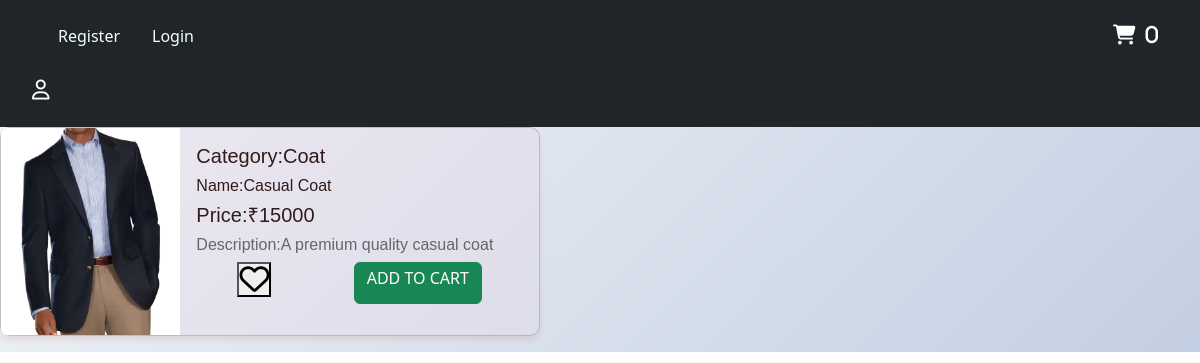
Page /details/3/ on the committed database.
### products/models.py (models this page shows, shortened)
class Product(models.Model):
    category=models.ForeignKey(Category,on_delete=models.CASCADE)
    product_name=models.CharField(max_length=100)
    prod_img=models.ImageField(upload_to='userimg/',blank=True,null=True)
    price=models.IntegerField()
    description=models.CharField(max_length=100)
    created_at=models.DateTimeField(auto_now_add=True)
    updated_at=models.DateTimeField(auto_now_add=True)
    likes=models.ManyToManyField(User,related_name='liked',blank=True,null=True)
    carts=models.ManyToManyField(User,related_name='carted',blank=True,null=True)

class Category(models.Model):
    category_name=models.CharField(max_length=100)
    description=models.CharField(max_length=100)
    created_at=models.DateTimeField(auto_now_add=True)
    updated_at=models.DateTimeField(auto_now_add=True)
    def __str__(self):
        return self.category_name

### accounts/views.py (the view)
# urls.py: path('details/<int:pk>/',views.details,name="details"),
def details(request,pk):
    products = Product.objects.get(pk=pk)
    productss = Product.objects.get(pk=pk)
    is_liked = False
    if products.likes.filter(id=request.user.id).exists():
        is_liked = True
    prod_like = is_liked
    is_carted = False
    if productss.carts.filter(id=request.user.id).exists():
        is_carted = True
    prod_cart = is_carted
    return render(request,"details.html",{'products':products,'prod_like':prod_like,"productss":productss,"prod_cart":prod_cart})

### accounts/context_processors.py (called while the page is built, shortened)
def get_cart_count(request):
    count = 0
    return {'count': count}

### templates/details.html (shortened to what this page needs)
{% include "base.html" %}
{% block content %}
<div class="card mb-3" style="max-width: 540px">
  <div class="row g-0">
    <div class="col-md-4">
      <img
        src="{{products.prod_img.url}}"
        class="img-fluid rounded-start"
        alt="..."
      />
    </div>
    <div class="col-md-8">
      <div class="card-body  shi">
        <h5 class="card-title">Category:{{products.category}}</h5>
        <h6 class="card-title">Name:{{products.product_name}}</h6>
        <h5 class="card-title">Price:₹{{products.price}}</h5>
        <h6 class="card-text">Description:{{products.description}}<h6>
        <div class="flex-container">
          {% if prod_like %}
          <form action="{% url 'productliked' pk=products.id %}" method="POST">
            {% csrf_token %}
            <button type="submit">
              <input type="hidden" name="product_id" value="{{products.id}}">
              <i class="fa-solid fa-heart" style="color: red;"></i>
            </button>
           </form>
          {% else %}
          <form action="{% url 'productliked' pk=products.id %}" method="POST">
            <button type="submit">
              <i class="fa-regular fa-heart"></i>
            </button>
           </form>
          {% endif %}
          {% if prod_cart %}
          <form action="{% url 'productcart' pk=products.id %}" method="POST" class="ff">
            {% csrf_token %}
            <button type="submit" class="btn btn-success">
              <input type="hidden" name="prod_id" value="{{products.id}}">
              <h6>REMOVE</h6>
            </button>
           </form>
          {% else %}
          <form action="{% url 'productcart' pk=products.id %}" method="POST" class="ff">
            <button type="submit" class="btn btn-success">
              <h6>ADD TO CART</h6>
            </button>
           </form>
          {% endif %}
        </div>
      </div>
    </div>
  </div>
</div>
{% endblock %}

### templates/base.html (style rules this page uses)
* { margin: 0; padding: 0; box-sizing: border-box; }
body { background: linear-gradient(135deg, #f5f7fa, #c3cfe2); background-repeat: no-repeat; background-size: cover; }
.card { background-color: rgba(232, 216, 232, 0.377); border-radius: 10px; box-shadow: 0 4px 6px rgba(161, 43, 4, 0.1); }
.card-title { font-family: Arial, Helvetica, sans-serif; color: rgb(49, 27, 27); }
.card-text { font-family: Arial, Helvetica, sans-serif; color: #666; }
.fa-heart { font-size: 30px; }
.flex-container { display: flex; justify-content: space-around; }

### rows in the picture
Product: prod_img (picture), category "Coat", product_name "Casual Coat", price "15000", description "A premium quality casual coat"

### other values in the picture
{{ count }} "0"
